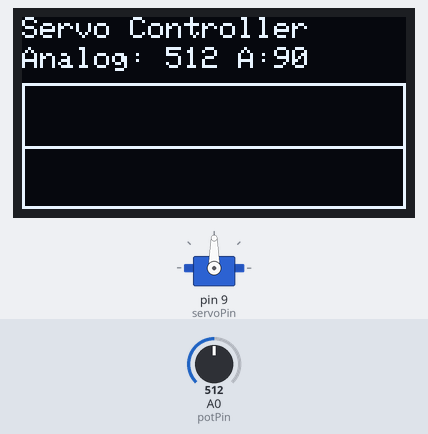
A sketch run on a simulated Arduino Uno, built with avr-gcc and run on an emulated ATmega328P. Parts: servo, 128×64 one-colour display. The inputs (shaded band) are chosen by the test bench; at power-on: A0 (potPin) = 512.

Above: at 1.2 s.
1.3 s: A0 (potPin) set to 716
At 1.38 s:
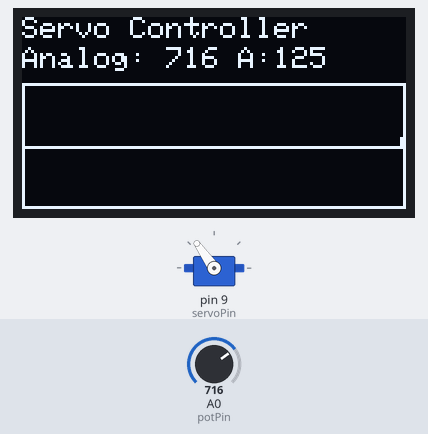
3.0 s: A0 (potPin) set to 900
At 3.06 s:
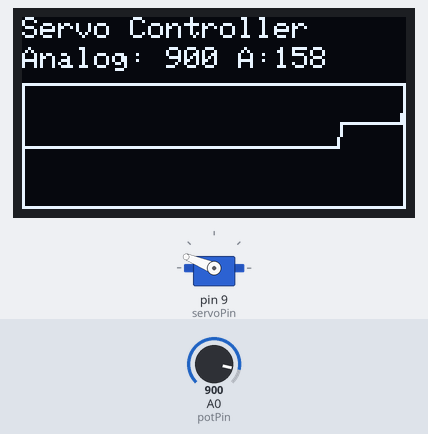
4.7 s: A0 (potPin) set to 1023
At 4.81 s:
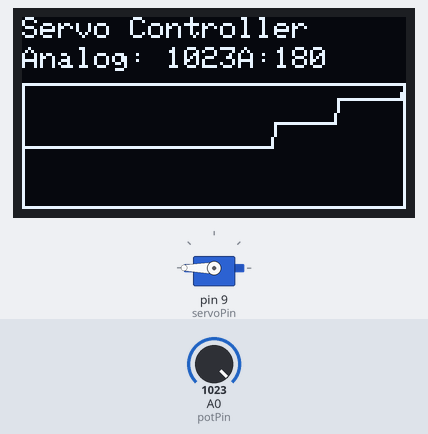
6.4 s: A0 (potPin) set to 306
At 6.5 s:
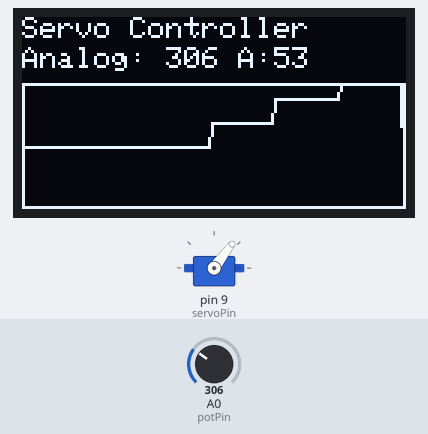
8.1 s: A0 (potPin) set to 122
At 8.19 s:
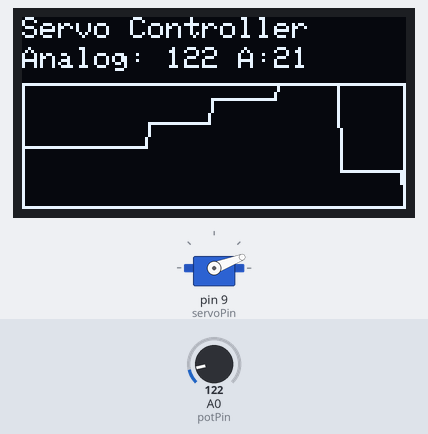
9.8 s: A0 (potPin) set to 0
At 9.88 s:
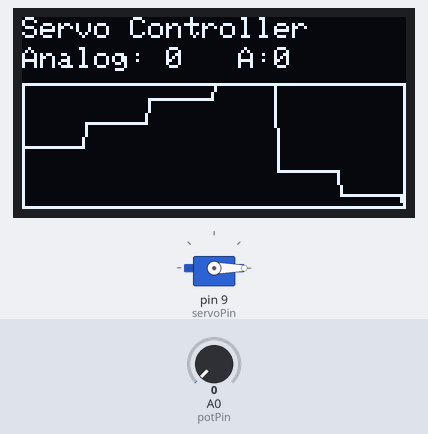
Timing chart, 0 to 12.5 s (numbered marks = the images above; inputs shaded):
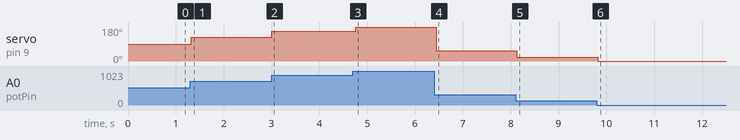

The sketch:

analog_servo_realtime.ino
```cpp
#include <Wire.h>
#include <Adafruit_GFX.h>
#include <Adafruit_SSD1306.h>
#include <Servo.h>

#define SCREEN_WIDTH 128
#define SCREEN_HEIGHT 64

Adafruit_SSD1306 display(SCREEN_WIDTH, SCREEN_HEIGHT, &Wire, -1);

int servoPin = 9;
int potPin = A0;

Servo servo;

// 保存最近 128 个 analog value
int history[SCREEN_WIDTH];

void setup() {
  servo.attach(servoPin);

  if(!display.begin(SSD1306_SWITCHCAPVCC, 0x3C)) for(;;);

  display.clearDisplay();
  display.setTextSize(1);
  display.setTextColor(SSD1306_WHITE);

  // 初始化波形数据，先都放在中间值
  for (int i = 0; i < SCREEN_WIDTH; i++) {
    history[i] = 512;
  }

  display.display();
}

void updateHistory(int value) {
  // 把所有旧数据往左移动一格
  for (int i = 0; i < SCREEN_WIDTH - 1; i++) {
    history[i] = history[i + 1];
  }

  // 最新的数据放到最右边
  history[SCREEN_WIDTH - 1] = value;
}

void displayWaveform() {
  int graphTop = 22;
  int graphBottom = 63;

  // 可选：画波形区域边框
  display.drawRect(0, graphTop, 128, graphBottom - graphTop + 1, SSD1306_WHITE);

  for (int x = 0; x < SCREEN_WIDTH - 1; x++) {
    int y1 = map(history[x], 0, 1023, graphBottom, graphTop);
    int y2 = map(history[x + 1], 0, 1023, graphBottom, graphTop);

    display.drawLine(x, y1, x + 1, y2, SSD1306_WHITE);
  }
}

void displayServoStatus(int value) {
  int angle = map(value, 0, 1023, 0, 180);

  display.clearDisplay();

  display.setCursor(0, 0);
  display.print("Servo Controller");

  display.setCursor(0, 10);
  display.print("Analog: ");
  display.print(value);

  display.setCursor(72, 10);
  display.print("A:");
  display.print(angle);

  displayWaveform();

  display.display();
}

void loop() {
  int value = analogRead(potPin);
  int angle = map(value, 0, 1023, 0, 180);

  servo.write(angle);

  updateHistory(value);
  displayServoStatus(value);

  delay(30);
}
```

Measured:
- after the input at 1.3 s, servo on pin 9 (servoPin): 90° → 125° at once; the display: changes after 0.08 s (image 1)
- after the input at 3.0 s, servo on pin 9 (servoPin): 125° → 158° at once
- after the input at 4.7 s, servo on pin 9 (servoPin): 158° → 180° after 0.06 s
- after the input at 6.4 s, servo on pin 9 (servoPin): 180° → 53° at once
- after the input at 8.1 s, servo on pin 9 (servoPin): 53° → 21° at once
- after the input at 9.8 s, servo on pin 9 (servoPin): 21° → 0° at once
